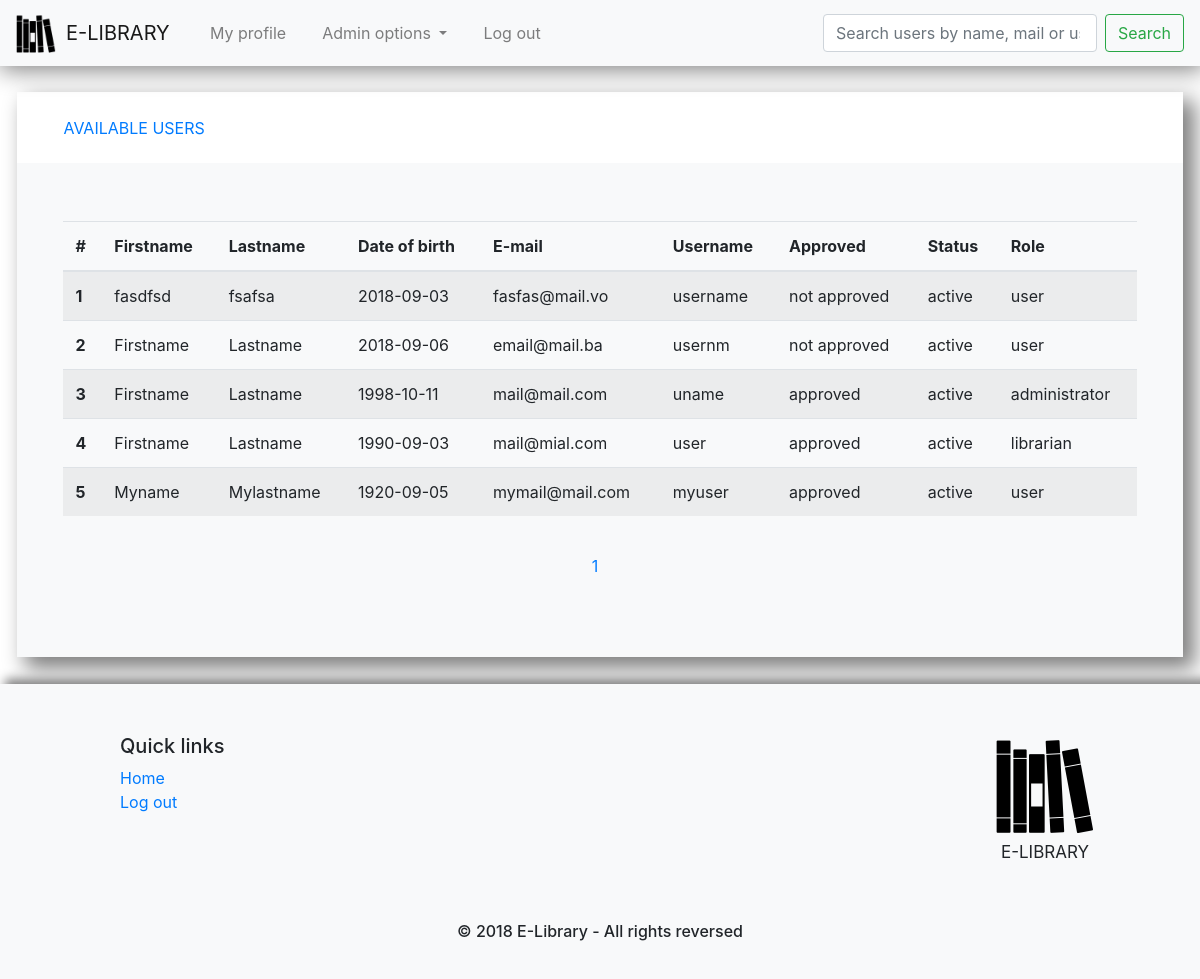
The page /interface/pages/user-management.php (signed in) on the database as committed earlier.
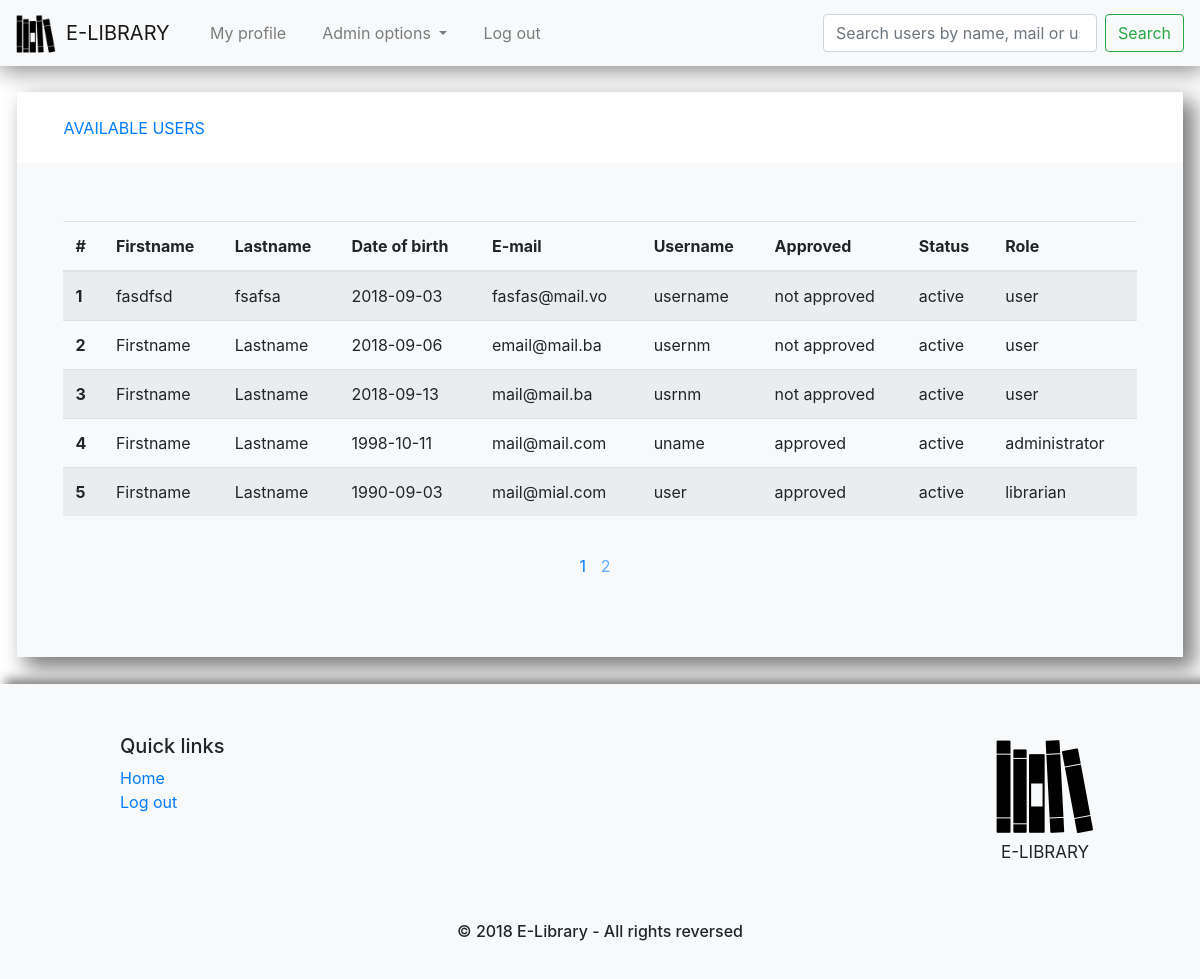
The same page on the database as committed later.
### tables this page shows
CREATE TABLE `user` (
  `id_user` int(11) NOT NULL,
  `firstname` varchar(255) NOT NULL,
  `lastname` varchar(255) NOT NULL,
  `date_of_birth` date NOT NULL,
  `e_mail` varchar(50) NOT NULL,
  `username` varchar(20) NOT NULL,
  `password` varchar(255) NOT NULL,
  `approval` tinyint(4) NOT NULL DEFAULT '0',
  `status` tinyint(4) NOT NULL DEFAULT '1',
  `id_role` int(11) NOT NULL DEFAULT '0'
);

CREATE TABLE `role` (
  `id_role` int(11) NOT NULL,
  `role_title` varchar(255) NOT NULL
);

### data/data_access/userDAO.php (called while the page is built, shortened)
<?php
	require_once __DIR__.'/../../data/data_connect/connection.php';
	require_once __DIR__.'/../../data/data_access/roleDAO.php';
	require_once __DIR__.'/../../data/data_models/user.php';
	class userDAO extends connection implements query_interface{
		public function get_all(){
			$connection = $this->get_connection();
			$sql = "SELECT * FROM user";
			$statement = $connection->prepare($sql);
			$statement->execute();
			$results = $statement->get_result();
			$users = array();
			$roleDao = new roleDAO();
			if ($results->num_rows > 0) {
				while($row = $results->fetch_assoc()) {
					$role = $roleDao->get_by_id($row["id_role"]);
					$user = new user($row["firstname"],$row["lastname"],$row["date_of_birth"], $row["e_mail"],
					$row["username"],$row["password"],$row["approval"],$row["status"],$role);
					$user->set_id_user($row["id_user"]);
					array_push($users,$user);
				}
			}
			return $users;
		}
		public function get_in_range($from, $limit){
			$connection = $this->get_connection();
			$sql = "SELECT * FROM user ORDER BY approval,status LIMIT ?,?";
			$statement = $connection->prepare($sql);
			$statement->bind_param("ii", $from, $limit);
			$statement->execute();
			$results = $statement->get_result();
			$users = array();
			$roleDao = new roleDAO();
			if ($results->num_rows > 0) {
				while($row = $results->fetch_assoc()) {
					$role = $roleDao->get_by_id($row["id_role"]);
					$user = new user($row["firstname"],$row["lastname"],$row["date_of_birth"], $row["e_mail"],
					$row["username"],$row["password"],$row["approval"],$row["status"],$role);
					$user->set_id_user($row["id_user"]);
					array_push($users,$user);
				}
			}
			return $users;
		}
	}
?>

### data/data_access/roleDAO.php (called while the page is built, shortened)
<?php
	require_once __DIR__.'/../../data/data_connect/connection.php';
	require_once __DIR__.'/../../data/data_models/role.php';
	class roleDAO extends connection implements query_interface{
		public function get_by_id($id){
			$connection = $this->get_connection();
			$sql = "SELECT * FROM role WHERE id_role = ? ";
			$statement = $connection->prepare($sql);
			$statement->bind_param("i",$id);
			$statement->execute();
			$result = $statement->get_result();
			if ($result->num_rows == 1) {
				$row = $result->fetch_assoc();
				$role = new role($row["role_title"]);
				$role->set_id_role($row["id_role"]);
				return $role;
			}
			return null;
		}
	}
?>

### data/data_connect/connection.php (called while the page is built, shortened)
<?php
	class connection {
		public function get_connection(){
			$this->_connection = mysqli_connect("localhost", "root", "", "library");
			return $this->_connection;
		}
	}
?>

### data/data_models/user.php (called while the page is built, shortened)
<?php
	class user {
		protected $_firstname;
		protected $_lastname;
		protected $_date_of_birth;
		protected $_e_mail;
		protected $_username;
		protected $_approval;
		protected $_status;
		protected $_role;
		public function __construct ($firstname, $lastname, $date_of_birth, $e_mail, $username, $password, $approval, $status, $role) {
			$this->_firstname = $firstname;
			$this->_lastname = $lastname;
			$this->_date_of_birth = $date_of_birth;
			$this->_e_mail = $e_mail;
			$this->_username = $username;
			$this->_approval = $approval;
			$this->_status = $status;
			$this->_role = $role;
    		}
   		public function get_firstname() {
			return $this->_firstname;
		}
   		public function get_lastname() {
			return $this->_lastname;
		}
   		public function get_date_of_birth() {
			return $this->_date_of_birth;
		}
		public function get_e_mail() {
			return $this->_e_mail;
		}
		public function get_username() {
			return $this->_username;
		}
		public function get_approval() {
			return $this->_approval;
		}
		public function get_status() {
			return $this->_status;
		}
		public function get_role() {
			return $this->_role;
		}
	}
?>

### data/data_helpers/helpers.php (called while the page is built, shortened)
<?php
	include_once __DIR__.'/../data_access/userDAO.php';
	class helpers{
		public function get_approval_text($approval){
			return $approval ? "approved" : "not approved";
		}
		public function get_status_text($status){
			return $status ? "active" : "deactivated";
		}
	}
?>

### data/data_models/role.php (called while the page is built, shortened)
<?php
	class role {
		protected $_role_title;
		public function __construct ($role_title) {
			$this->_role_title = $role_title;
    		}
   		public function get_role_title() {
			return $this->_role_title;
		}
	}
?>

### interface/pages/user-management.php (the view, shortened to what this page needs)
<?php
	require_once __DIR__.'/../../data/data_access/userDAO.php';
	require_once __DIR__.'/../../data/data_controllers/user_management_controller.php';
	$userDao = new userDAO();
	$helper = new helpers();
	$id = 1;
	$max_records = 5;
	if(isset($_GET["page"])){
		$page_number = $_GET["page"];
		$from = ($page_number*$max_records)-$max_records;
	}
	else{
		$from = 0;
	}
	if(isset($_GET["search"])){
		$users = $userDao->get_by_param_in_range($_GET["search-input"],$from,$max_records);
		$users_count = $userDao->count_by_param($_GET["search-input"]);
	}
	else{
		$users = $userDao->get_all();
		$users_count = count($users);
		$users = $userDao->get_in_range($from,$max_records);
	}
	$pages_count = ceil($users_count/$max_records);
?>
<!DOCTYPE HTML>
<html>
	<head>
		<link rel="stylesheet" href="../styles/css/bootstrap.min.css" />
		<link rel="stylesheet" href="../styles/bootstrap-nav-fix.css" />
		<link rel="stylesheet" href="../styles/bootstrap-form-fix.css" />
		<link rel="stylesheet" href="../styles/page.css" />
		<link rel="stylesheet" href="../styles/footer.css" />
	</head>
	<body>
		<nav class="navbar navbar-expand-lg nav-fix sticky-top navbar-light bg-light">
			<a class="navbar-brand" href="javascript:void(0);"><div class="nav-logo-wrap"><div class="nav-logo"></div> <span class="nav-text">E-LIBRARY</span></div> </a>
			<ul class="navbar-nav mr-auto">
				<li class="nav-item">
					<a class="nav-link" href="/project/interface/pages/user-profile.php">My profile</a>
				</li>
				<li class="nav-item dropdown">
					<a class="nav-link dropdown-toggle" href="javascript:void(0);" id="navbarAdminDropdown" role="button" data-toggle="dropdown">
						Admin options
					</a>
				</li>
				<li class="nav-item">
					<form id="logout" method="get" action="">
						<a class="nav-link" href="javascript:void(0);" onclick="document.getElementById('logout').submit();">Log out</a>
					</form>
				</li>
			</ul>
			<form class="form-inline my-2 my-lg-0" method="get">
				<input class="form-control mr-sm-2" type="search" name="search-input" placeholder="Search users by name, mail or username">
				<button class="btn btn-outline-success my-2 my-sm-0" type="submit" name="search" value="search">Search</button>
			</form>
	</nav>
	<div class="page-body-wrap">
		<div class="page-body">
			<div class="body-nav">
			<ul>
				<li class="available-tab active-tab"><a href="javascript:void(0);">Available users</a></li>
			</div>
			<div class="table-container">
				<table class="table table-striped">
					<thead>
						<tr>
							<th scope="col">#</th>
							<th scope="col">Firstname</th>
							<th scope="col">Lastname</th>
							<th scope="col">Date of birth</th>
							<th scope="col">E-mail</th>
							<th scope="col">Username</th>
							<th scope="col">Approved</th>
							<th scope="col">Status</th>
							<th scope="col">Role</th>
						</tr>
					</thead>
					<tbody>
						<?php foreach($users as $user){
						?>
							<tr>
								<th scope="row"><?php echo $id?></th>
								<td><?php echo $user->get_firstname(); ?></td>
								<td><?php echo $user->get_lastname(); ?></td>
								<td><?php echo $user->get_date_of_birth(); ?></td>
								<td><?php echo $user->get_e_mail(); ?></td>
								<td><?php echo $user->get_username(); ?></td>
								<td><?php echo $helper->get_approval_text($user->get_approval()); ?></td>
								<td><?php echo $helper->get_status_text($user->get_status()); ?></td>
								<td><?php echo $user->get_role()->get_role_title(); ?></td>
							</tr>
						<?php	$id = $id + 1;
						}
						?>
					</tbody>
				</table>
				<div id="table-nums" class="table-nums"><?php
				$i = 1;
				echo "<span>";
				while($i <= $pages_count){
					echo "<a id='a".$i."' ";
					if(isset($_GET["page"])){
						if($i==$_GET["page"]){
							echo "class=page-active" ;
						}
					}
					else{
						if($i==1){
							echo "class=page-active";
						}
					}
					echo " onclick=mark_page_as_active('table-nums',this);";
					echo " href=user-management.php";
					if(!isset($_GET["search"])){
						echo "?page=".$i;
					}
					else{
						echo "?page=".$i."&search-input=".$_GET["search-input"]."&search=search";
					}
					echo ">".$i;
					$i = $i+1; ?>
					</a><?php
				}
			?>
				</span>
				</div>
			</div>
		</div>
	</div>
	<div class="footer-container">
		<div class="row text-center text-xs-center text-sm-left text-md-left justify">
			<div class="col-xs-12 col-sm-4 col-md-4 links">
				<h5>Quick links</h5>
				<ul class="list-unstyled quick-links">
					<li><a href="/project/interface/pages/user-profile.php">Home</a></li>
					<li>
						<form id="log-out" method="get" action="">
							<a href="javascript:void(0);" onclick="document.getElementById('log-out').submit();">
								Log out
							</a>
						</form>
					</li>
				</ul>
			</div>
			<div class="footer-logo-wrap  text-center text-xs-center text-sm-left text-md-left "><div class="footer-logo"></div><div class="footer-logo-text">E-LIBRARY</div></div>
		</div>
		<div class="row">
			<div class="col-xs-12 col-sm-12 col-md-12 mt-2 mt-sm-2 text-center col-spacing">
				<p class="h6">&copy 2018 E-Library - All rights reversed</p>
			</div>
		</div>
	</div>
</body>
</html>

### interface/styles/page.css (style rules this page uses)
.page-body-wrap { padding:2.2% 1.4%; }
.page-body { min-height:550px; width:100%; background-color:#f8f9fa !important; box-shadow: 10px 10px 20px 2px grey; }
.table-container { padding: 5% 4%; }
.body-nav { padding: 2% 4%; background-color: #fff; color: #9fceff; text-transform: uppercase; }
.body-nav > ul { list-style: none; padding: 0; margin: 0; }
.nav-item:first-child { padding-left: 10px; }
li:first-child { padding-left: 0px; }
ul li { display: inline; padding-left: 10px; padding-right: 10px; color: #9fceff; }
.active-tab > a, .active-tab > a:hover, .active-tab > a:visited { color:#007bff; }
li > a { outline:none; text-decoration:none !important; color: #9fceff; }
.quick-links > li > a, li > a:hover { color:#007bff; }
.table-nums { padding: 1%; text-align: center; }
.table-nums > span { padding: 1%; display: inline-block; }
.table-nums > span > a { color: #5eacff; padding-right: 10px; }
.page-active { color: #007bff !important; }

### interface/styles/footer.css (style rules this page uses)
.footer-container { background-color: #f8f9fa !important; padding-top: 50px; padding-left: 50px; padding-right:50px; padding-bottom:30px; box-shadow: 15px 5px 10px 10px grey; }
.col-spacing { padding-top:50px; }
.footer-logo-wrap { width:100px; height:130px; margin-right: 5%; }
.footer-logo { display: inline-block; background-image: url("../../resources/images/library-icon.png"); background-position: center; background-repeat: no-repeat; background-size: cover; width:100px; height:100px; }
.footer-logo-text { font-size: 17px; text-align: center; }
.justify { justify-content: space-between; margin-right: 0px; margin-left: 0px; }
.links { margin-left:5%; max-width:20%; }
#log-out { padding: 0px; margin-bottom:0; }

Rows that differ between the two databases and show on the page:
no longer on this page (row unchanged): user: firstname "Myname", lastname "Mylastname", date_of_birth "1920-09-05", e_mail "mymail@mail.com", username "myuser", approval "approved", status "active", id_role.role_title "user"
added user: firstname "Firstname", lastname "Lastname", date_of_birth "2018-09-13", e_mail "mail@mail.ba", username "usrnm", approval "not approved", status "active", id_role.role_title "user"
Other text that changed with them:
new list line: "2"
